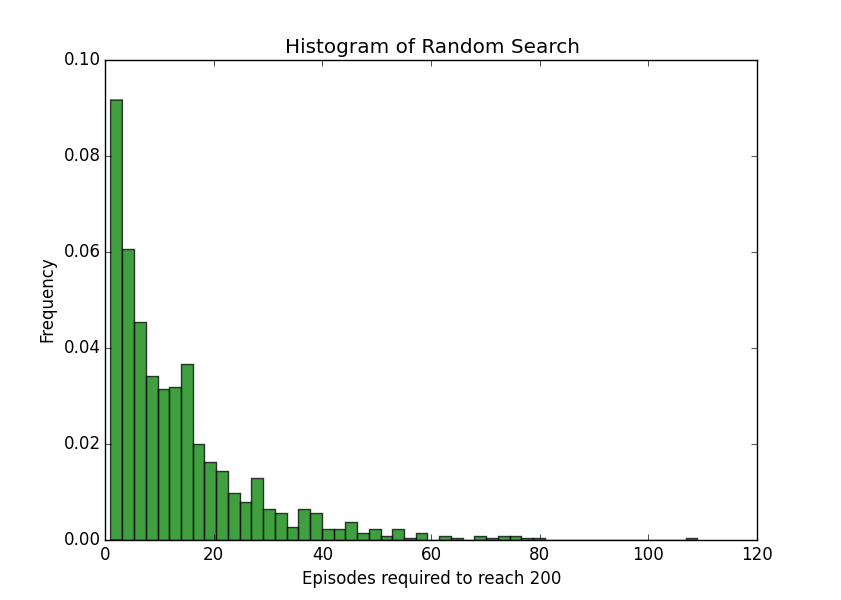

Source code (Python):
import gym
import numpy as np
import matplotlib.pyplot as plt

def run_episode(env, parameters):
    observation = env.reset()
    totalreward = 0
    for _ in xrange(200):
        action = 0 if np.matmul(parameters,observation) < 0 else 1
        observation, reward, done, info = env.step(action)
        totalreward += reward
        if done:
            break
    return totalreward

def train(submit):
    env = gym.make('CartPole-v0')
    if submit:
        env.monitor.start('cartpole-experiments/', force=True)

    counter = 0
    bestparams = None
    bestreward = 0
    for _ in xrange(10000):
        counter += 1
        parameters = np.random.rand(4) * 2 - 1
        reward = run_episode(env,parameters)
        if reward > bestreward:
            bestreward = reward
            bestparams = parameters
            if reward == 200:
                break

    if submit:
        for _ in xrange(100):
            run_episode(env,bestparams)
        env.monitor.close()

    return counter

# train an agent to submit to openai gym
# train(submit=True)

# create graphs
results = []
for _ in xrange(1000):
    results.append(train(submit=False))

plt.hist(results,50,normed=1, facecolor='g', alpha=0.75)
plt.xlabel('Episodes required to reach 200')
plt.ylabel('Frequency')
plt.title('Histogram of Random Search')
plt.show()

print np.sum(results) / 1000.0
